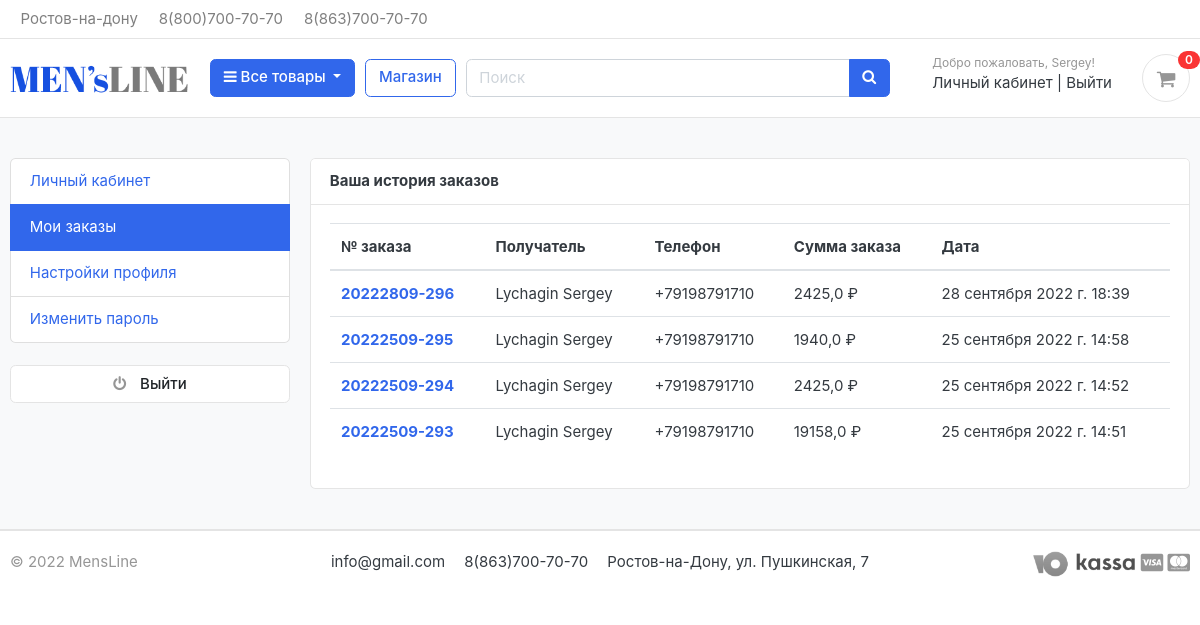
The app's page /accounts/my_orders/ (signed in), older data.
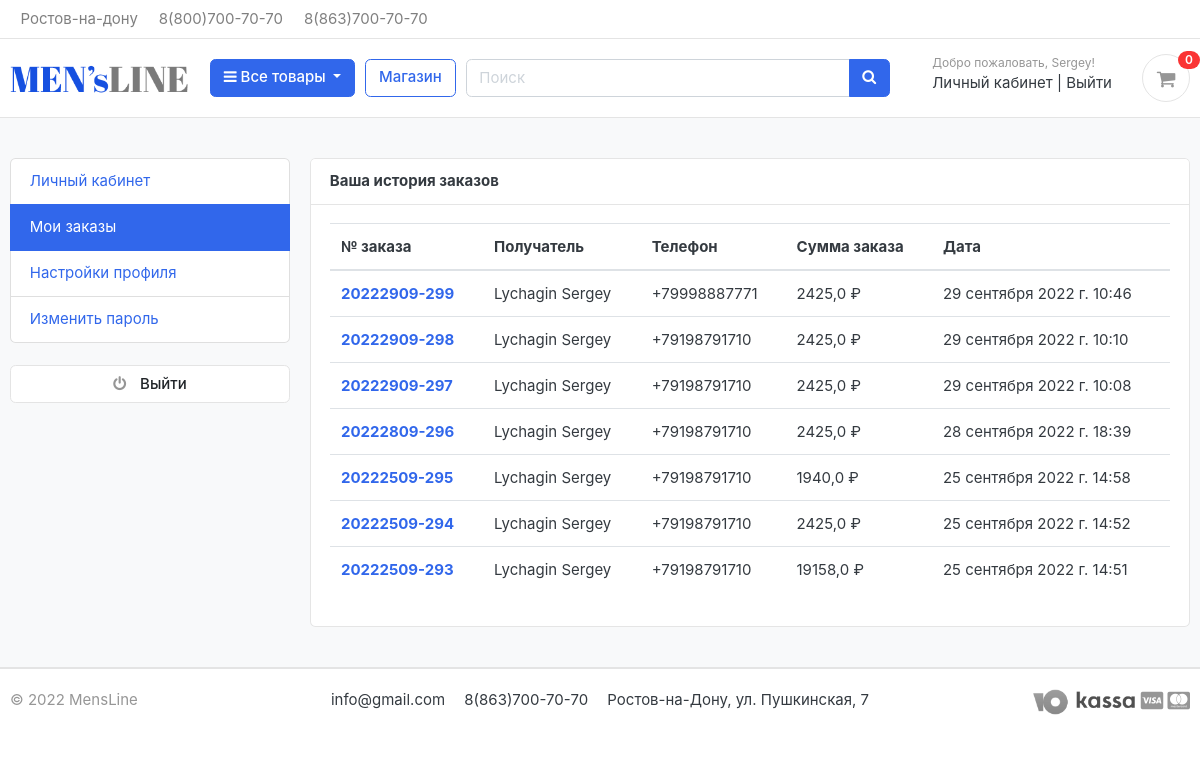
The same page, newer data.
### accounts/models.py (models this page shows, shortened)
class Account(AbstractBaseUser):
    first_name = models.CharField(max_length=50, verbose_name='Имя')
    last_name = models.CharField(max_length=50, verbose_name='Фамилия')
    username = models.CharField(max_length=50, unique=True, verbose_name='Имя пользователя')
    email = models.EmailField(max_length=100, unique=True, verbose_name='Электронная почта')
    phone_number = models.CharField(max_length=50, verbose_name='Телефон')
    date_joined = models.DateTimeField(auto_now_add=True, verbose_name='Дата регистрации')
    last_login = models.DateTimeField(auto_now_add=True, verbose_name='Последний вход')
    is_admin = models.BooleanField(default=False, verbose_name='Администратор')
    is_staff = models.BooleanField(default=False, verbose_name='Персонал')
    is_active = models.BooleanField(default=False, verbose_name='Активный')
    is_superuser = models.BooleanField(default=False, verbose_name='Супер пользователь')
    USERNAME_FIELD = 'email'
    REQUIRED_FIELDS = ['username', 'first_name', 'last_name']
    objects = MyAccountManager()
    class Meta:
        verbose_name = 'Учетная запись'
        verbose_name_plural = 'Учетные записи'

### orders/models.py (models this page shows, shortened)
class Order(models.Model):
    STATUS = (
        ('New', 'New'),
        ('Accepted', 'Accepted'),
        ('Completed', 'Completed'),
        ('Cancelled', 'Cancelled'),
    )
    objects = models.Manager()
    user = models.ForeignKey(Account, on_delete=models.SET_NULL, null=True, verbose_name='Пользователь')
    payment = models.ForeignKey(Payment, on_delete=models.SET_NULL, blank=True, null=True, verbose_name='Платеж')
    order_number = models.CharField(max_length=20, verbose_name='Номер заказа')
    first_name = models.CharField(max_length=50, verbose_name='Имя')
    last_name = models.CharField(max_length=50, verbose_name='Фамилия')
    phone = models.CharField(max_length=15, verbose_name='Телефон')
    email = models.EmailField(max_length=50, verbose_name='Электронный адрес')
    address_line_1 = models.CharField(max_length=50, verbose_name='Адрес 1')
    address_line_2 = models.CharField(max_length=50, blank=True, verbose_name='Адрес 2')
    country = models.CharField(max_length=50, verbose_name='Страна')
    region = models.CharField(max_length=50, verbose_name='Регион')
    city = models.CharField(max_length=50, verbose_name='Город')
    order_note = models.CharField(max_length=100, blank=True, verbose_name='Примечание к заказу')
    order_total = models.FloatField(verbose_name='Сумма заказа')
    discount = models.FloatField(verbose_name='Скидка')
    status = models.CharField(max_length=10, choices=STATUS, default='New', verbose_name='Статус')
    ip = models.CharField(blank=True, max_length=20, verbose_name='IP адрес')
    is_ordered = models.BooleanField(default=False, verbose_name='Заказан')
    created_at = models.DateTimeField(auto_now_add=True, verbose_name='Дата создания')
    updated_at = models.DateTimeField(auto_now=True, verbose_name='Дата обновления')
    @admin.display(description='Фамилия Имя')
    def full_name(self):
        return f'{self.last_name} {self.first_name}'
    class Meta:
        verbose_name = 'Заказ'
        verbose_name_plural = 'Заказы'

### accounts/views.py (the view)
# urls.py: path('my_orders/', views.my_orders, name='my_orders'),
@login_required(login_url='login')
def my_orders(request):
    orders = Order.objects.filter(user=request.user, is_ordered=True).order_by('-created_at')
    context = {
        'orders': orders,
    }
    return render(request, 'accounts/my_orders.html', context)

### carts/context_processor.py (called while the page is built)
def counter(request):
    cart_count = 0
    if 'admin' in request.path:
        return {}
    else:
        try:
            cart = Cart.objects.filter(cart_id=_cart_id(request))
            if request.user.is_authenticated:
                cart_items = CartItem.objects.all().filter(user=request.user)
            else:
                cart_items = CartItem.objects.all().filter(cart=cart[:1])
            for cart_item in cart_items:
                cart_count += cart_item.quantity
        except ObjectDoesNotExist:
            cart_count = 0
    return dict(cart_count=cart_count)

### carts/views.py (called while the page is built)
def _cart_id(request):
    cart = request.session.session_key
    if not cart:
        cart = request.session.create()
    return cart

### category/context_processor.py (called while the page is built)
def menu_links(request):
    links = Category.objects.all().order_by('category_name')
    count_products_by_category = [len(Product.objects.filter(category=link, is_available=True)) for link in links]
    return dict(links=links, count_products_by_category=count_products_by_category)

### category/models.py (called while the page is built)
    def get_url(self):
        return reverse('products_by_category', args=[self.slug])

### templates/accounts/my_orders.html (shortened to what this page needs)
{% extends 'base.html' %}
{% block content %}
<section class="section-content padding-y bg">
    <div class="container">
        <div class="row">
            {% include 'includes/dashboard_sidebar.html' %}
            <main class="col-md-9">
                <article class="card">
                    <header class="card-header">
                        <strong class="d-inline-block mr-3">Ваша история заказов</strong>
                    </header>
                    <div class="card-body">
                        <div class="row">
                            <div class="col-md-12">
                                <table class="table table-hover">
                                  <thead>
                                    <tr>
                                      <th scope="col">№ заказа</th>
                                      <th scope="col">Получатель</th>
                                      <th scope="col">Телефон</th>
                                      <th scope="col">Сумма заказа</th>
                                        <th scope="col">Дата</th>
                                    </tr>
                                  </thead>
                                  <tbody>
                                  {% for order in orders %}
                                    <tr>
                                      <th scope="row"><a href="{% url 'order_detail' order.order_number %}">{{order.order_number}}</a></th>
                                      <td>{{order.full_name}}</td>
                                      <td>{{order.phone}}</td>
                                      <td>{{order.order_total}} ₽</td>
                                      <td>{{order.created_at}}</td>
                                    </tr>
                                  {% endfor %}
                                  </tbody>
                                </table>
                            </div>
                        </div>
                    </div>
                </article>
            </main>
        </div>
    </div>
</section>
{% endblock %}

### templates/base.html (shortened to what this page needs)
{% load static %}
<!DOCTYPE HTML>
<html lang="en">
<head>
    <link href="{% static 'css/bootstrap.css' %}" rel="stylesheet" type="text/css"/>
    <link href="{% static 'fonts/fontawesome/css/all.min.css' %}" type="text/css" rel="stylesheet">
    <link href="{% static 'css/ui.css' %}" rel="stylesheet" type="text/css"/>
    <link href="{% static 'css/responsive.css' %}" rel="stylesheet" media="only screen and (max-width: 1200px)"/>
    <link href="{% static 'css/custom.css' %}" rel="stylesheet" type="text/css"/>
    <link rel="stylesheet" href="https://cdnjs.cloudflare.com/ajax/libs/font-awesome/4.7.0/css/font-awesome.min.css">
</head>
<body>
{% include 'includes/navbar.html' %}
{% block content %}
{% endblock %}
{% include 'includes/footer.html' %}
</body>
</html>

### templates/includes/navbar.html (shortened to what this page needs)
{% load static %}
<header class="section-header">
    <nav class="navbar p-md-0 navbar-expand-sm navbar-light border-bottom">
        <div class="container">
            <div class="collapse navbar-collapse" id="navbarTop4">
                <ul class="navbar-nav mr-auto">
                    <li class="nav-item dropdown">
                        <a href="#" class="nav-link"> Ростов-на-дону </a>
                    </li>
                    <li class="nav-item dropdown">
                        <a href="#" class="nav-link">8(800)700-70-70</a>
                    </li>
                    <li class="nav-item dropdown">
                        <a href="#" class="nav-link">8(863)700-70-70</a>
                    </li>
                </ul>
            </div>
        </div>
    </nav>
    <section class="header-main border-bottom">
        <div class="container">
            <div class="row align-items-center">
                <div class="col-lg-2 col-md-3 col-6">
                    <a href="{% url 'home' %}" class="brand-wrap">
                        <img class="logo" src="{% static './images/logo.png' %}">
                    </a>
                </div>
                <div class="col-lg col-sm col-md col-6 flex-grow-0">
                    <div class="category-wrap dropdown d-inline-block float-right">
                        <button type="button" class="btn btn-primary dropdown-toggle" data-toggle="dropdown">
                            <i class="fa fa-bars"></i> Все товары
                        </button>
                    </div>
                </div>
                <a href="{% url 'store' %}" class="btn btn-outline-primary">Магазин</a>
                <div class="col-lg  col-md-6 col-sm-12 col">
                    <form action="{% url 'search' %}" class="search" method="GET">
                        <div class="input-group w-100">
                            <input type="text" class="form-control" style="width:60%;" placeholder="Поиск"
                                   name="keyword">
                            <div class="input-group-append">
                                <button class="btn btn-primary" type="submit">
                                    <i class="fa fa-search"></i>
                                </button>
                            </div>
                        </div>
                    </form>
                </div>
                <div class="col-lg-3 col-sm-6 col-8 order-2 order-lg-3">
                    <div class="d-flex justify-content-end mb-3 mb-lg-0">
                        {% if user.id is None %}
                        <div class="widget-header">
                            <small class="title text-muted">Добро пожаловать!</small>
                            <div>
                                <a href="{% url 'login' %}">Вход</a> <span class="dark-transp"> | </span>
                                <a href="{% url 'register' %}">Регистрация</a>
                            </div>
                        </div>
                        {% else %}
                        <div class="widget-header">
                            <small class="title text-muted">Добро пожаловать, {{ user.first_name }}!</small>
                            <div>
                                <a href="{% url 'dashboard' %}">Личный кабинет</a> <span class="dark-transp"> | </span>
                                <a href="{% url 'logout' %}">Выйти</a>
                            </div>
                        </div>
                        {% endif %}
                        <a href="{% url 'cart' %}" class="widget-header pl-3 ml-3">
                            <div class="icon icon-sm rounded-circle border"><i class="fa fa-shopping-cart"></i></div>
                            <span class="badge badge-pill badge-danger notify">{{ cart_count }}</span>
                        </a>
                    </div>
                </div>
            </div>
        </div>
    </section>
</header>

### templates/includes/dashboard_sidebar.html
<aside class="col-md-3">
    <ul class="list-group">
        <a class="list-group-item {% if '/accounts/' == request.path %} active {% endif %}" href="{% url 'dashboard' %}">Личный кабинет</a>
        <a class="list-group-item {% if '/my_orders/' in request.path %} active {% endif %}" href="{% url 'my_orders' %}">Мои заказы</a>
        <a class="list-group-item {% if '/edit_profile/' in request.path %} active {% endif %}" href="{% url 'edit_profile' %}">Настройки профиля</a>
        <a class="list-group-item {% if '/change_password/' in request.path %} active {% endif %}" href="{% url 'change_password' %}">Изменить пароль</a>
    </ul>
    <br>
    <a class="btn btn-light btn-block" href="{% url 'logout' %}"> <i class="fa fa-power-off"></i> <span class="text">Выйти</span> </a>
</aside>

### templates/includes/footer.html (shortened to what this page needs)
{% load static %}
<footer class="section-footer border-top">
    <div class="container">
        <section class="footer-bottom border-top row">
            <div class="col-md-2">
                <p class="text-muted"> &copy 2022 MensLine </p>
            </div>
            <div class="col-md-8 text-md-center">
                <span class="px-2">info@gmail.com</span>
                <span class="px-2">8(863)700-70-70</span>
                <span class="px-2">Ростов-на-Дону, ул. Пушкинская, 7 </span>
            </div>
            <div class="col-md-2 text-md-right text-muted">
                <i><img src="{% static './images/misc/iokassa_wb.png' %}" height="26"></i>
                <i class="fab fa-lg fa-cc-visa"></i>
                <i class="fab fa-lg fa-cc-mastercard"></i>
            </div>
        </section>
    </div>
</footer>
</body>
</html>

### static/css/ui.css (style rules this page uses)
html { font-family: "Inter", sans-serif; font-size: 15px; }
.icon-xs, .icon-sm, .icon-md, .icon-lg { display: inline-block; text-align: center; flex-shrink: 0; flex-grow: 0; }
.icon-sm { width: 48px; height: 48px; line-height: 48px !important; font-size: 20px; }
.padding-y { padding-top: 40px; padding-bottom: 40px; }
article:after, .form-group:after { display: block; clear: both; content: ""; }
.bg { background-color: #f8f9fa; }
p:last-child { margin-bottom: 0; }
.header-main { position: relative; padding-top: 1rem; padding-bottom: 1rem; }
.brand-wrap .logo, .navbar-brand .logo { margin-right: 7px; max-height: 42px; display: inline-block; }
.widget-header { display: inline-block; vertical-align: middle; position: relative; }
.widget-header a { color: #343a40; }
.widget-header i { color: #969696; }
.widget-header .title { display: block; }
.widget-header .notify { position: absolute; top: -3px; right: -10px; }
.footer-bottom { padding-top: 20px; padding-bottom: 20px; }
.btn-light { background-color: #fff; border-color: #e4e4e4; }
.btn-light i { color: #969696; }
.btn i + .text { margin-left: 10px; }
.notify { position: absolute; top: -4px; right: -10px; display: inline-block; padding: 0.25em 0.6em; font-size: 12px; line-height: 1; text-align: center; border-radius: 3rem; color: #fff; background-color: #fa3434; }

Row changes from the older to the newer data that the page shows:
added Order: order_number "20222909-299", full_name "Lychagin Sergey", phone "+79998887771", order_total "2425,0", created_at "29 сентября 2022 г. 10:46"
added Order: order_number "20222909-298", full_name "Lychagin Sergey", phone "+79198791710", order_total "2425,0", created_at "29 сентября 2022 г. 10:10"
added Order: order_number "20222909-297", full_name "Lychagin Sergey", phone "+79198791710", order_total "2425,0", created_at "29 сентября 2022 г. 10:08"
